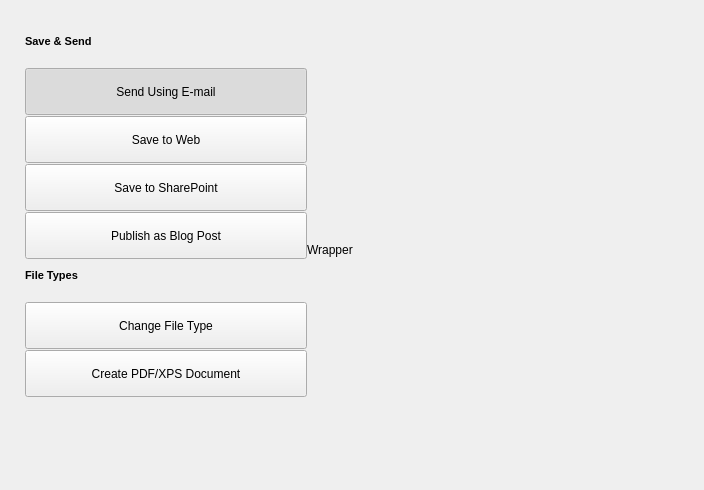
<?xml version="1.0" encoding="UTF-8"?>
<ui version="4.0">
 <class>SaveSendPage</class>
 <widget class="QRibbon::RibbonBackstagePage" name="SaveSendPage">
  <property name="geometry">
   <rect>
    <x>0</x>
    <y>0</y>
    <width>704</width>
    <height>490</height>
   </rect>
  </property>
  <property name="minimumSize">
   <size>
    <width>637</width>
    <height>445</height>
   </size>
  </property>
  <property name="windowTitle">
   <string>Save &amp; Send</string>
  </property>
  <layout class="QHBoxLayout" name="horizontalLayout_2">
   <item>
    <layout class="QHBoxLayout" name="horizontalLayoutMain" stretch="0,1">
     <property name="spacing">
      <number>0</number>
     </property>
     <property name="leftMargin">
      <number>14</number>
     </property>
     <property name="topMargin">
      <number>24</number>
     </property>
     <property name="rightMargin">
      <number>0</number>
     </property>
     <property name="bottomMargin">
      <number>14</number>
     </property>
     <item>
      <layout class="QVBoxLayout" name="verticalLayoutTabs" stretch="0,0,0,0,1">
       <property name="spacing">
        <number>10</number>
       </property>
       <item>
        <layout class="QVBoxLayout" name="verticalLayoutSaveSend">
         <property name="spacing">
          <number>10</number>
         </property>
         <item>
          <widget class="QLabel" name="labelSaveSend">
           <property name="sizePolicy">
            <sizepolicy hsizetype="Expanding" vsizetype="Fixed">
             <horstretch>0</horstretch>
             <verstretch>0</verstretch>
            </sizepolicy>
           </property>
           <property name="text">
            <string>&lt;!DOCTYPE HTML PUBLIC &quot;-//W3C//DTD HTML 4.0//EN&quot; &quot;http://www.w3.org/TR/REC-html40/strict.dtd&quot;&gt;
&lt;html&gt;&lt;head&gt;&lt;meta name=&quot;qrichtext&quot; content=&quot;1&quot; /&gt;&lt;style type=&quot;text/css&quot;&gt;
p, li { white-space: pre-wrap; }
&lt;/style&gt;&lt;/head&gt;&lt;body style=&quot; font-family:'MS Shell Dlg 2'; font-size:8.25pt; font-weight:400; font-style:normal;&quot;&gt;
&lt;p style=&quot; margin-top:0px; margin-bottom:0px; margin-left:0px; margin-right:0px; -qt-block-indent:0; text-indent:0px;&quot;&gt;&lt;span style=&quot; font-size:8pt; font-weight:600;&quot;&gt;Save &amp;amp; Send&lt;/span&gt;&lt;/p&gt;&lt;/body&gt;&lt;/html&gt;</string>
           </property>
          </widget>
         </item>
        </layout>
       </item>
       <item>
        <widget class="QRibbon::RibbonBackstageSeparator" name="backstageSeparatorFileType">
         <property name="maximumSize">
          <size>
           <width>270</width>
           <height>16777215</height>
          </size>
         </property>
        </widget>
       </item>
       <item>
        <layout class="QVBoxLayout" name="verticalLayout">
         <property name="spacing">
          <number>1</number>
         </property>
         <item>
          <widget class="QRibbon::RibbonBackstageButton" name="sendEmailButton">
           <property name="minimumSize">
            <size>
             <width>282</width>
             <height>47</height>
            </size>
           </property>
           <property name="maximumSize">
            <size>
             <width>282</width>
             <height>47</height>
            </size>
           </property>
           <property name="text">
            <string>Send Using E-mail</string>
           </property>
           <property name="icon">
            <iconset resource="ribbonbackstage.qrc">
             <normaloff>:/res/SendUsing.png</normaloff>:/res/SendUsing.png</iconset>
           </property>
           <property name="iconSize">
            <size>
             <width>32</width>
             <height>32</height>
            </size>
           </property>
           <property name="checkable">
            <bool>true</bool>
           </property>
           <property name="checked">
            <bool>true</bool>
           </property>
           <property name="toolButtonStyle">
            <enum>Qt::ToolButtonTextBesideIcon</enum>
           </property>
           <property name="tabStyle">
            <bool>true</bool>
           </property>
           <property name="flatStyle">
            <bool>true</bool>
           </property>
          </widget>
         </item>
         <item>
          <widget class="QRibbon::RibbonBackstageButton" name="saveWebButton">
           <property name="minimumSize">
            <size>
             <width>282</width>
             <height>47</height>
            </size>
           </property>
           <property name="maximumSize">
            <size>
             <width>282</width>
             <height>47</height>
            </size>
           </property>
           <property name="text">
            <string>Save to Web</string>
           </property>
           <property name="icon">
            <iconset resource="ribbonbackstage.qrc">
             <normaloff>:/res/SaveWeb.png</normaloff>:/res/SaveWeb.png</iconset>
           </property>
           <property name="iconSize">
            <size>
             <width>32</width>
             <height>32</height>
            </size>
           </property>
           <property name="checkable">
            <bool>true</bool>
           </property>
           <property name="toolButtonStyle">
            <enum>Qt::ToolButtonTextBesideIcon</enum>
           </property>
           <property name="tabStyle">
            <bool>true</bool>
           </property>
           <property name="flatStyle">
            <bool>true</bool>
           </property>
          </widget>
         </item>
         <item>
          <widget class="QRibbon::RibbonBackstageButton" name="sharePointButton">
           <property name="minimumSize">
            <size>
             <width>282</width>
             <height>47</height>
            </size>
           </property>
           <property name="maximumSize">
            <size>
             <width>282</width>
             <height>47</height>
            </size>
           </property>
           <property name="text">
            <string>Save to SharePoint</string>
           </property>
           <property name="icon">
            <iconset resource="ribbonbackstage.qrc">
             <normaloff>:/res/SaveSharePoint.png</normaloff>:/res/SaveSharePoint.png</iconset>
           </property>
           <property name="iconSize">
            <size>
             <width>32</width>
             <height>32</height>
            </size>
           </property>
           <property name="checkable">
            <bool>true</bool>
           </property>
           <property name="toolButtonStyle">
            <enum>Qt::ToolButtonTextBesideIcon</enum>
           </property>
           <property name="tabStyle">
            <bool>true</bool>
           </property>
           <property name="flatStyle">
            <bool>true</bool>
           </property>
          </widget>
         </item>
         <item>
          <widget class="QRibbon::RibbonBackstageButton" name="blogPostButton">
           <property name="minimumSize">
            <size>
             <width>282</width>
             <height>47</height>
            </size>
           </property>
           <property name="maximumSize">
            <size>
             <width>282</width>
             <height>47</height>
            </size>
           </property>
           <property name="text">
            <string>Publish as Blog Post</string>
           </property>
           <property name="icon">
            <iconset resource="ribbonbackstage.qrc">
             <normaloff>:/res/Publish.png</normaloff>:/res/Publish.png</iconset>
           </property>
           <property name="iconSize">
            <size>
             <width>32</width>
             <height>32</height>
            </size>
           </property>
           <property name="checkable">
            <bool>true</bool>
           </property>
           <property name="toolButtonStyle">
            <enum>Qt::ToolButtonTextBesideIcon</enum>
           </property>
           <property name="tabStyle">
            <bool>true</bool>
           </property>
           <property name="flatStyle">
            <bool>true</bool>
           </property>
          </widget>
         </item>
        </layout>
       </item>
       <item>
        <layout class="QVBoxLayout" name="verticalLayoutFileTypeCaption">
         <property name="spacing">
          <number>10</number>
         </property>
         <item>
          <widget class="QLabel" name="labelFileTypes">
           <property name="sizePolicy">
            <sizepolicy hsizetype="Expanding" vsizetype="Fixed">
             <horstretch>0</horstretch>
             <verstretch>0</verstretch>
            </sizepolicy>
           </property>
           <property name="text">
            <string>&lt;!DOCTYPE HTML PUBLIC &quot;-//W3C//DTD HTML 4.0//EN&quot; &quot;http://www.w3.org/TR/REC-html40/strict.dtd&quot;&gt;
&lt;html&gt;&lt;head&gt;&lt;meta name=&quot;qrichtext&quot; content=&quot;1&quot; /&gt;&lt;style type=&quot;text/css&quot;&gt;
p, li { white-space: pre-wrap; }
&lt;/style&gt;&lt;/head&gt;&lt;body style=&quot; font-family:'MS Shell Dlg 2'; font-size:8.25pt; font-weight:400; font-style:normal;&quot;&gt;
&lt;p style=&quot; margin-top:0px; margin-bottom:0px; margin-left:0px; margin-right:0px; -qt-block-indent:0; text-indent:0px;&quot;&gt;&lt;span style=&quot; font-size:8pt; font-weight:600;&quot;&gt;File Types&lt;/span&gt;&lt;/p&gt;&lt;/body&gt;&lt;/html&gt;</string>
           </property>
          </widget>
         </item>
         <item>
          <widget class="QRibbon::RibbonBackstageSeparator" name="backstageSeparator">
           <property name="maximumSize">
            <size>
             <width>270</width>
             <height>16777215</height>
            </size>
           </property>
          </widget>
         </item>
        </layout>
       </item>
       <item>
        <layout class="QVBoxLayout" name="verticalLayoutFileType">
         <property name="spacing">
          <number>1</number>
         </property>
         <item>
          <widget class="QRibbon::RibbonBackstageButton" name="fileTypeButton">
           <property name="minimumSize">
            <size>
             <width>282</width>
             <height>47</height>
            </size>
           </property>
           <property name="maximumSize">
            <size>
             <width>282</width>
             <height>47</height>
            </size>
           </property>
           <property name="text">
            <string>Change File Type</string>
           </property>
           <property name="icon">
            <iconset resource="ribbonbackstage.qrc">
             <normaloff>:/res/ChangeFileType.png</normaloff>:/res/ChangeFileType.png</iconset>
           </property>
           <property name="iconSize">
            <size>
             <width>32</width>
             <height>32</height>
            </size>
           </property>
           <property name="checkable">
            <bool>true</bool>
           </property>
           <property name="toolButtonStyle">
            <enum>Qt::ToolButtonTextBesideIcon</enum>
           </property>
           <property name="tabStyle">
            <bool>true</bool>
           </property>
           <property name="flatStyle">
            <bool>true</bool>
           </property>
          </widget>
         </item>
         <item>
          <widget class="QRibbon::RibbonBackstageButton" name="createDocButton">
           <property name="minimumSize">
            <size>
             <width>282</width>
             <height>47</height>
            </size>
           </property>
           <property name="maximumSize">
            <size>
             <width>282</width>
             <height>47</height>
            </size>
           </property>
           <property name="text">
            <string>Create PDF/XPS Document</string>
           </property>
           <property name="icon">
            <iconset resource="ribbonbackstage.qrc">
             <normaloff>:/res/CreateDocument.png</normaloff>:/res/CreateDocument.png</iconset>
           </property>
           <property name="iconSize">
            <size>
             <width>32</width>
             <height>32</height>
            </size>
           </property>
           <property name="checkable">
            <bool>true</bool>
           </property>
           <property name="toolButtonStyle">
            <enum>Qt::ToolButtonTextBesideIcon</enum>
           </property>
           <property name="tabStyle">
            <bool>true</bool>
           </property>
           <property name="flatStyle">
            <bool>true</bool>
           </property>
          </widget>
         </item>
         <item>
          <widget class="QLabel" name="labelWrapperNull">
           <property name="text">
            <string/>
           </property>
          </widget>
         </item>
        </layout>
       </item>
      </layout>
     </item>
     <item>
      <widget class="QLabel" name="pageWrapper">
       <property name="minimumSize">
        <size>
         <width>0</width>
         <height>0</height>
        </size>
       </property>
       <property name="text">
        <string>Wrapper</string>
       </property>
      </widget>
     </item>
    </layout>
   </item>
  </layout>
 </widget>
 <customwidgets>
  <customwidget>
   <class>QRibbon::RibbonBackstageButton</class>
   <extends>QToolButton</extends>
   <header>qribbon/ribbonbackstageview.h</header>
  </customwidget>
  <customwidget>
   <class>QRibbon::RibbonBackstageSeparator</class>
   <extends>QFrame</extends>
   <header>qribbon/ribbonbackstageview.h</header>
  </customwidget>
  <customwidget>
   <class>QRibbon::RibbonBackstagePage</class>
   <extends>QWidget</extends>
   <header>qribbon/ribbonbackstageview.h</header>
   <container>1</container>
  </customwidget>
 </customwidgets>
 <resources>
  <include location="ribbonbackstage.qrc"/>
 </resources>
 <connections/>
</ui>
